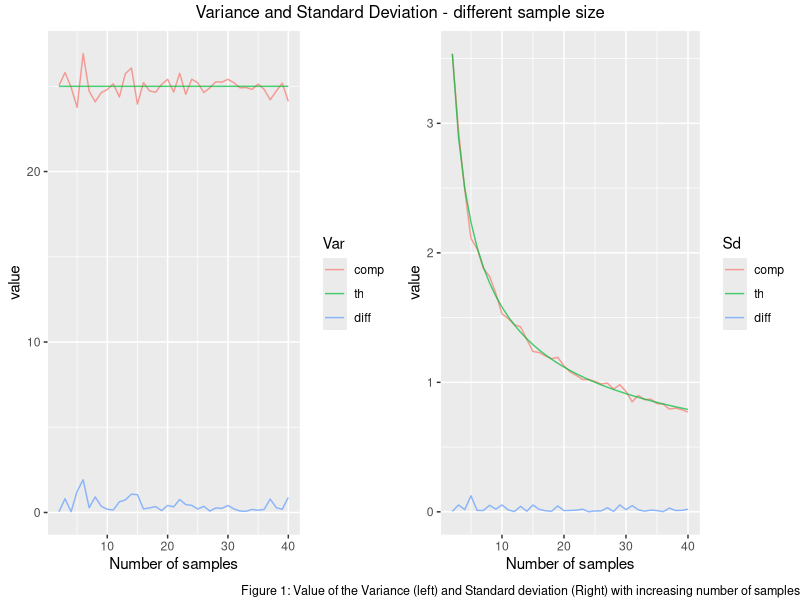
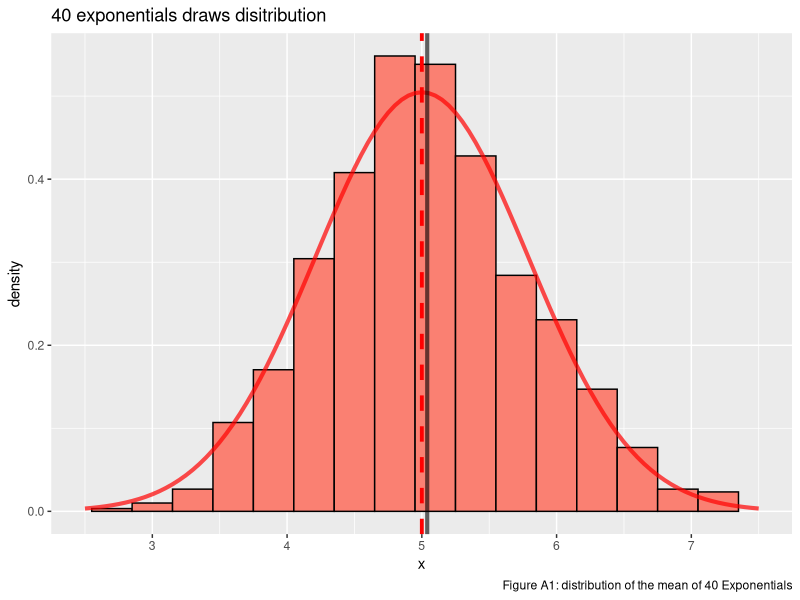
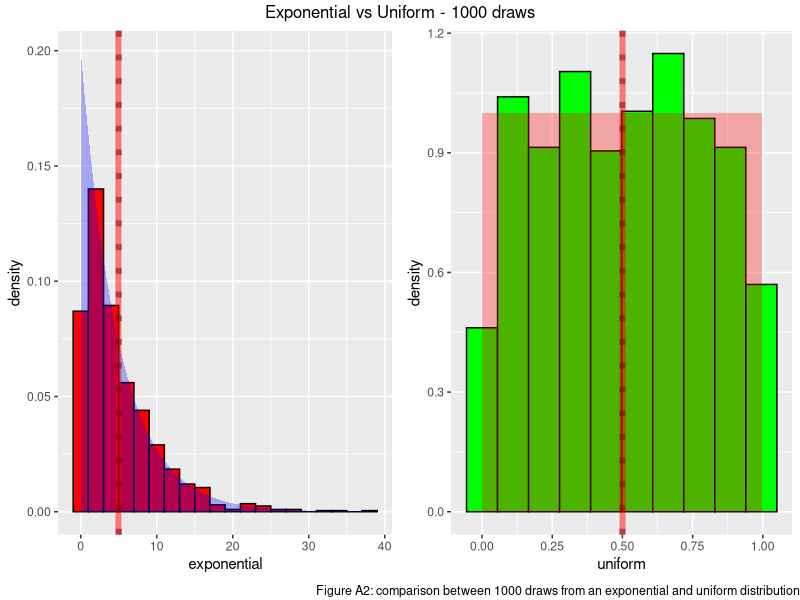
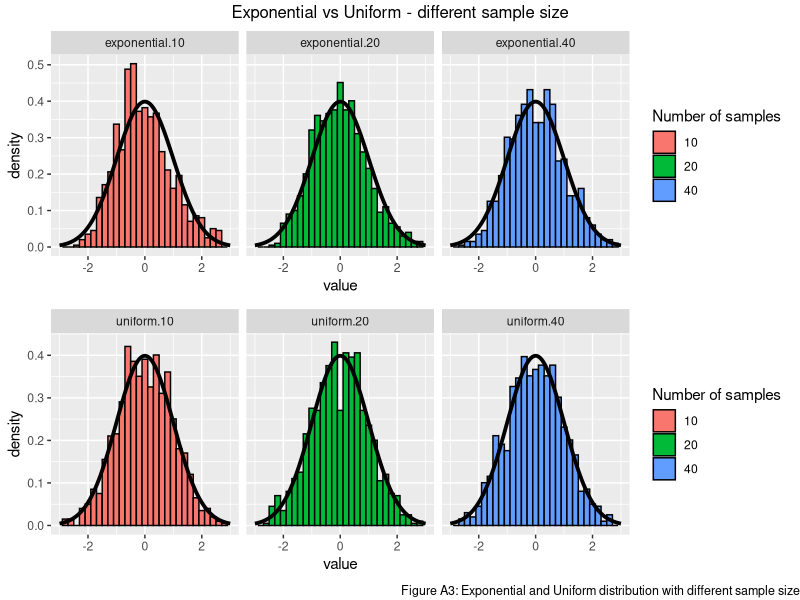

These charts were generated, in order, by the following R code:
## ---- chunk 1
knitr::opts_chunk$set(fig.width=7, fig.height=2, warning=FALSE, message=FALSE)
## ---- chunk 2
lambda <- 0.2
theoretical.exp.mean <- 1/lambda
theoretical.exp.var <- 1/lambda^2
theoretical.exp.sd <- 1/lambda
n_experiment <- 1000

set.seed(1234)

exp_mean_40 <- apply(replicate(n_experiment, rexp(40, lambda)), 2, mean)
mean_40_exponential <- round(mean(exp_mean_40), 2)
sd_40_mean <- round(sd(exp_mean_40)/sqrt(40), 2)
## ---- chunk 3
exp_mean_10 <- apply(replicate(n_experiment, rexp(10, lambda)), 2, mean)
exp_mean_20 <- apply(replicate(n_experiment, rexp(20, lambda)), 2, mean)
exp_mean_40 <- apply(replicate(n_experiment, rexp(40, lambda)), 2, mean)

mean_10_exponential <- round(mean(exp_mean_10), 2)
sd_10_mean <- round(sd(exp_mean_10)/sqrt(10), 5)
mean_20_exponential <- round(mean(exp_mean_20), 2)
sd_20_mean <- round(sd(exp_mean_10)/sqrt(20), 2)
mean_40_exponential <- round(mean(exp_mean_40), 2)
sd_40_mean <- round(sd(exp_mean_40)/sqrt(40), 2)

intervals <- function(cmean, cstd, n ,conf = 0.95)
{
    return(cmean + c(-1,1) * qnorm(conf)*cstd/sqrt(n))
}

a10 <- intervals(mean_10_exponential, sd(exp_mean_10), 10, 0.95)
a20 <- intervals(mean_20_exponential, sd(exp_mean_20), 20, 0.95)
a40 <- intervals(mean_40_exponential, sd(exp_mean_40), 40, 0.95)

df_intervals <- data.frame(n_saples = c(10,20,40),
                           mean = c(mean_10_exponential, 
                                    mean_20_exponential,
                                    mean_40_exponential),
                           l_int = c(round(a10[1],2), round(a20[1],2), round(a40[1],2)),
                           r_int = c(round(a10[2],2), round(a20[2],2), round(a40[2],2)))
## ---- chunk 4
computed_sd <- c()
theoretical_sd <- c()
computed_var <- c()
theoretical_var <- replicate(length(2:40), theoretical.exp.var)

for(i in 2:40)
{
    a1 <- replicate(n_experiment, rexp(i, lambda))
    computed_var <- c(computed_var, mean(apply(a1, 2, var)))
    computed_sd <- c(computed_sd, sd(apply(a1, 2, mean)))
    theoretical_sd <- c(theoretical_sd, 1/lambda/(sqrt(i)))
}

data_spread <- data.frame(n.exponentials = c(2:40),
                          computed.sd = computed_sd,
                          theoretical.sd = theoretical_sd,
                          computed.var = computed_var,
                          theoretical.var = theoretical_var)

## ---- chunk 5
theoretical.unif.mean <- 1/2
theoretical.unif.sd <- 1/sqrt(12)

cfunc <- function(x, n) sqrt(n) * (mean(x) - theoretical.exp.mean) /
    theoretical.exp.sd
cfunc <- function(x, n) sqrt(n) * (mean(x) - theoretical.unif.mean) /
    theoretical.unif.sd

exp_1000 <- rexp(n_experiment, rate = lambda); unif_1000 <- runif(n_experiment)

data_exponential_vs_uniform_1000 <- data.frame(exponential = exp_1000,
                  uniform =  unif_1000)

exponential.40 = apply(replicate(n_experiment, rexp(40, lambda)),
                            2, cfunc, 40)
uniform.40 = apply(replicate(n_experiment, runif(40)),
                            2, cfunc, 40)
## ---- chunk 6
knitr::kable(df_intervals, caption = "Mean and 95% interval confidence", col.names = c("N samples", "Mean", "left limit", "right limit"))
## ---- chunk 7
library(reshape2) # melt
library(dplyr) # mutate
library(ggplot2)
library(ggpubr) # ggarrange

dat <- mutate(data_spread, diff.sd = abs(computed.sd - theoretical.sd),
                       diff.var = abs(computed.var - theoretical.var))

data_sd <- select(dat, contains(".sd"), contains("exp"))
data_var <- select(dat, contains(".var"), contains("exp"))

plot_dat_sd <- melt(data_sd, id.vars = "n.exponentials")
plot_dat_var <- melt(data_var, id.vars = "n.exponentials")


g_sd <- ggplot(plot_dat_sd, aes(x = n.exponentials, y = value)) +
    geom_line(aes(colour = variable), alpha = 0.7) +
    xlab('Number of samples') + 
    scale_colour_discrete(name="Sd",
                        breaks=c('computed.sd', 'theoretical.sd', 'diff.sd'),
                        labels=c('comp', 'th', 'diff')) +
    theme(legend.position="right") 

g_var <- ggplot(plot_dat_var, aes(x = n.exponentials, y = value)) +
    geom_line(aes(colour = variable), alpha = 0.7)  +
    xlab('Number of samples') + 
    theme(legend.position="right") +
    scale_colour_discrete(name="Var",
                        breaks=c('computed.var', 'theoretical.var', 'diff.var'),
                        labels=c('comp', 'th', 'diff'))

figure <-ggarrange(g_var, g_sd, nrow = 1)
annotate_figure(figure,
                top = text_grob("Variance and Standard Deviation - different sample size"),
                bottom = text_grob("Figure 1: Value of the Variance (left) and Standard deviation (Right) with increasing number of samples", hjust = 1, x = 1, size = 9))


## ---- chunk 8
# 1000 exponential distributions
exp_1000 <- rexp(n_experiment, rate = lambda)
# 1000 uniformal distributions
unif_1000 <- runif(n_experiment)

cfunc <- function(x, n) sqrt(n) * (mean(x) - theoretical.unif.mean) /
    theoretical.unif.sd
uniform.40 = apply(replicate(n_experiment, runif(40)),
                            2, cfunc, 40)
exponential.40 = apply(replicate(n_experiment, rexp(40, lambda)),
                            2, cfunc, 40)

ei <- intervals(mean(exp_1000), sd(exp_1000), n = 1000, conf = 0.95)
ui <- intervals(mean(unif_1000), sd(unif_1000), n = 1000, conf = 0.95)

data_mean <- data.frame(type <- c("exponential", "uniform"),
                        mean <- c(round(mean(exp_1000),2), round(mean(unif_1000),2)),
                        li <- c(round(ei[1],2), round(ui[1],2)),
                        ri <- c(round(ei[2],2), round(ui[2],2))
)

names(data_mean) <- c("Distribution", "Mean", "left", "right")

knitr::kable(data_mean, caption = "Exponential vs Uniform - 1000 simulations", col.names = c("Distribution", "Mean", "left limit", "right limit"))
## ---- chunk 9
cfunc <- function(x, n) sqrt(n) * (mean(x) - theoretical.unif.mean) /
    theoretical.unif.sd

data_uniform <- data.frame(uniform.10 = 
                      apply(replicate(n_experiment, runif(10)),
                            2, cfunc, 10),
                  uniform.20 = 
                      apply(replicate(n_experiment, runif(20)),
                            2, cfunc, 20),
                  uniform.40 = 
                      apply(replicate(n_experiment, runif(40)),
                            2, cfunc, 40),
                  size = factor(rep(c(10, 20, 40), rep(n_experiment, 3)))
)

cfunc <- function(x, n) sqrt(n) * (mean(x) - theoretical.exp.mean) /
    theoretical.exp.sd

data_exponential <- data.frame(exponential.10 = 
                      apply(replicate(n_experiment, rexp(10, lambda)),
                            2, cfunc, 10),
                  exponential.20 = 
                      apply(replicate(n_experiment, rexp(20, lambda)),
                            2, cfunc, 20),
                  exponential.40 = 
                      apply(replicate(n_experiment, rexp(40, lambda)),
                            2, cfunc, 40)
)

total.data <- data.frame(type = rep(c("exponential", "uniform"),3),
                         nsamples = rep(c(10,20,40), each = 2),
                         mean = c(mean(data_exponential$exponential.10),
                                   mean(data_uniform$uniform.10),
                                   mean(data_exponential$exponential.20),
                                   mean(data_uniform$uniform.20),
                                   mean(data_exponential$exponential.40),
                                   mean(data_uniform$uniform.40)),
                         sd = c(sd(data_exponential$exponential.10/sqrt(10)),
                                sd(data_uniform$uniform.10/sqrt(10)),
                                 sd(data_exponential$exponential.20/sqrt(20)),
                                 sd(data_uniform$uniform.20/sqrt(20)),
                                 sd(data_exponential$exponential.40/sqrt(40)),
                                 sd(data_uniform$uniform.40/sqrt(40),8)),
                         th_sd = c(round(1/sqrt(10),2),
                                   round(1/sqrt(10),2),
                                   round(1/sqrt(20),2),
                                   round(1/sqrt(20),2),
                                   round(1/sqrt(40),2),
                                   round(1/sqrt(40),2)))

ptable <- total.data
ptable$mean <- sprintf("%2.e", ptable$mean)
ptable$sd <- round(ptable$sd, 2)

knitr::kable(ptable, caption = "Exponential Vs Uniform - different sample size", col.names = c("Distribution",
                                                              "N Samples",
                                                              "Mean",
                                                              "Computed Sd",
                                                              "Expected Sd"))

## ---- chunk 10
library(ggplot2)
n_distrib <- 40

g <- ggplot(data.frame(x = exp_mean_40), aes(x))
g <- g + geom_histogram(aes(y = ..density..),colour = "black", fill = "salmon", binwidth = 0.3) + 
    stat_function(fun = dnorm, 
                  args = list(mean = 1/lambda, sd = 1/lambda/sqrt(n_distrib)),
                  size = 1.4, alpha = 0.7, colour = "red") +
    geom_vline(xintercept = mean_40_exponential, size = 1.4, 
               colour = "black", alpha = 0.6) +
    geom_vline(xintercept = theoretical.exp.mean, size = 1.3, color = "red",
               linetype = "dashed") +
    xlim(2.5,7.5) + labs(title = "40 exponentials draws disitribution",
                         caption = "Figure A1: distribution of the mean of 40 Exponentials")

g
## ---- chunk 11
library(ggpubr)

g_exponential <- ggplot(data_exponential_vs_uniform_1000, aes(x = exponential)) +
    geom_histogram(aes(y = ..density..), binwidth = 2, colour = "black", fill = "red") +
    stat_function(fun = dexp, args = list(rate = lambda), geom = "area", 
                  fill = "blue", alpha = 0.3) +
    geom_vline(xintercept = theoretical.exp.mean, colour = "black",
               size = 2, alpha = 0.5, linetype = "dotted") +
    geom_vline(xintercept = mean(exp_1000), colour = "red",
               size = 2, alpha = 0.5)

g_uniform <- ggplot(data_exponential_vs_uniform_1000, aes(x = uniform)) +
    geom_histogram(aes(y = ..density..), bins=10, colour = "black", fill = "green") +
    stat_function(fun = dunif, args = list(min = 0, max = 1), geom = "area", 
                  fill = "red", alpha = 0.3) +
    geom_vline(xintercept = theoretical.unif.mean, colour = "black",
               size = 2, alpha = 0.5, linetype = "dotted") +
    geom_vline(xintercept = mean(unif_1000), colour = "red",
               size = 2, alpha = 0.5)

figure <- ggarrange(g_exponential, g_uniform)
annotate_figure(figure, top = text_grob("Exponential vs Uniform - 1000 draws"),
                bottom = text_grob("Figure A2: comparison between 1000 draws from an exponential and uniform distribution", hjust = 1, x = 1, size = 9))
## ---- chunk 12
library(ggpubr)

	mdat_uniform <- melt(data_uniform)

g_uniform <- ggplot(mdat_uniform, aes(value, fill = variable)) +
    geom_histogram(colour = "black", aes(y = ..density..), binwidth = 0.2) +
    stat_function(fun = dnorm, size = 1.3) + 
    xlim(-3,3) +
    facet_wrap(. ~ variable) +
    scale_fill_discrete(name="Number of samples",
                        breaks=c('uniform.10', 'uniform.20', 'uniform.40'),
                        labels=c('10','20','40'))

mdat_exponential <- melt(data_exponential)

g_exponential <- ggplot(mdat_exponential, aes(value, fill = variable)) +
    geom_histogram(colour = "black", aes(y = ..density..), binwidth = 0.2) +
    stat_function(fun = dnorm, size = 1.3) + 
    xlim(-3,3) +
    facet_wrap(. ~ variable) +                   
    scale_fill_discrete(name="Number of samples",
                        breaks=c('exponential.10', 'exponential.20', 'exponential.40'),
                        labels=c('10','20','40'))

figure <- ggarrange(g_exponential, g_uniform, nrow = 2)
annotate_figure(figure,
                top = text_grob("Exponential vs Uniform - different sample size"),
                bottom = text_grob("Figure A3: Exponential and Uniform distribution with different sample size", hjust = 1, x = 1, size = 9))
